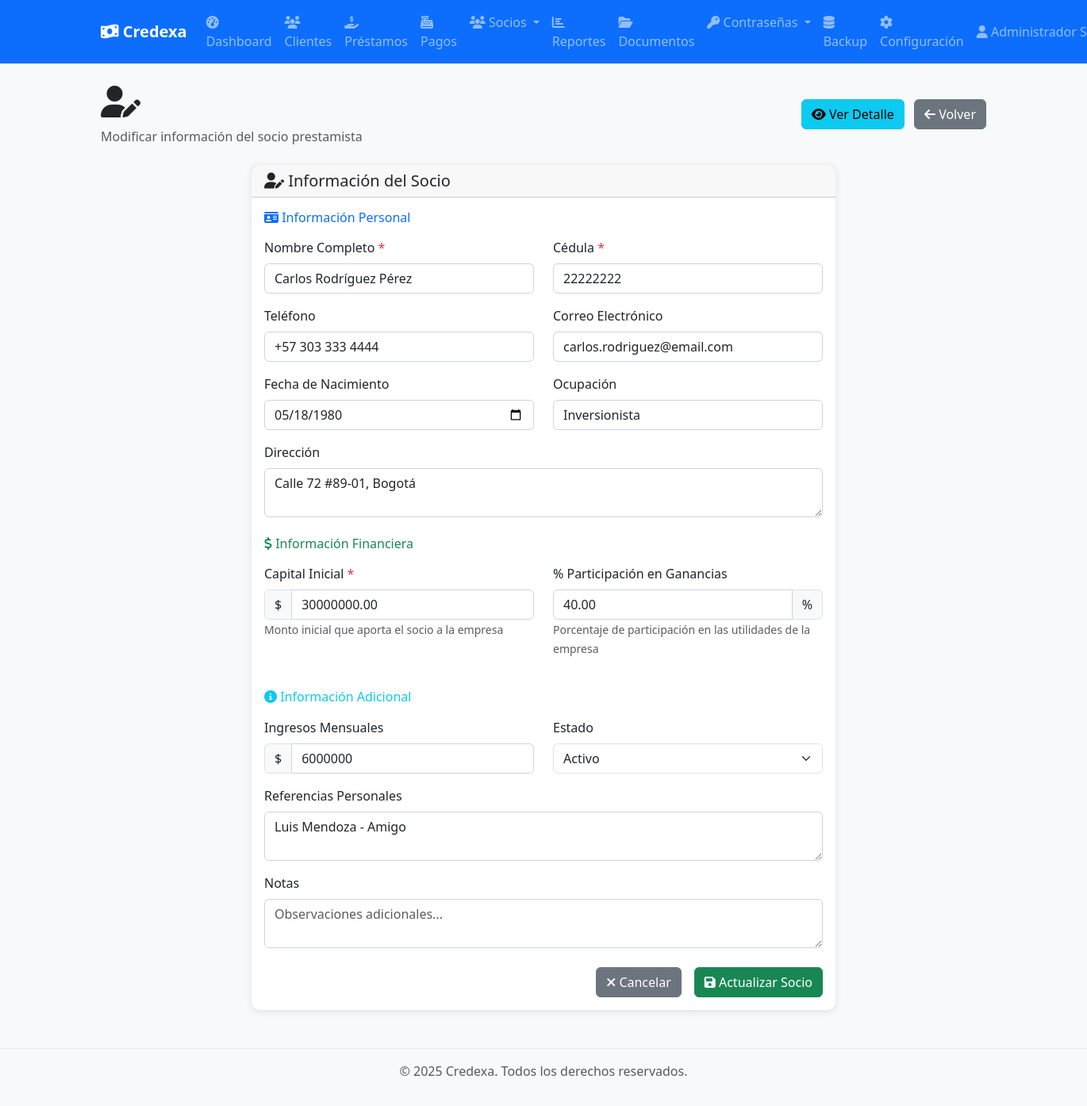
Page /api/socios/2/editar (signed in) on the committed database.
### app/models/user.py (models this page shows, shortened)
class Usuario(Base):
    __tablename__ = "usuarios"
    id = Column(Integer, primary_key=True, index=True)
    nombre_completo = Column(String, nullable=False)
    username = Column(String, unique=True, index=True, nullable=False)
    email = Column(String, unique=True, index=True, nullable=False)
    hashed_password = Column(String, nullable=False)
    rol_id = Column(Integer, ForeignKey("roles.id"), nullable=False)
    activo = Column(Boolean, default=True, nullable=False)
    ultimo_login = Column(DateTime(timezone=True), nullable=True)
    creado_en = Column(DateTime(timezone=True), server_default=func.now())
    actualizado_en = Column(DateTime(timezone=True), onupdate=func.now())
    rol = relationship("Rol", back_populates="usuarios")
    pagos_socio = relationship("PagoSocio", back_populates="usuario", cascade="all, delete-orphan")
    documentos_subidos = relationship("Documento", back_populates="usuario_subio")
    carpetas_creadas = relationship("Carpeta", back_populates="usuario_creador")
    solicitudes_password = relationship("SolicitudPassword", back_populates="usuario", cascade="all, delete-orphan", foreign_keys="SolicitudPassword.usuario_id")
    solicitudes_respondidas = relationship("SolicitudPassword", back_populates="administrador", foreign_keys="SolicitudPassword.respondido_por")

### app/models/socio.py (models this page shows, shortened)
class Socio(Base):
    __tablename__ = "socios"
    id = Column(Integer, primary_key=True, index=True)
    nombre_completo = Column(String, nullable=False, index=True)
    cedula = Column(String, unique=True, nullable=False, index=True)
    telefono = Column(String, nullable=True)
    email = Column(String, nullable=True)
    direccion = Column(Text, nullable=True)
    fecha_nacimiento = Column(DateTime, nullable=True)
    ocupacion = Column(String, nullable=True)
    ingresos_mensuales = Column(Integer, nullable=True)  # En pesos colombianos
    referencias_personales = Column(Text, nullable=True)  # JSON o texto con referencias
    activo = Column(Integer, default=1, nullable=False)  # 1=activo, 0=inactivo
    notas = Column(Text, nullable=True)
    capital_inicial = Column(Numeric(15, 2), default=0, nullable=False)  # Capital inicial aportado
    capital_actual = Column(Numeric(15, 2), default=0, nullable=False)  # Capital actual disponible
    porcentaje_participacion = Column(Numeric(5, 2), default=0, nullable=False)  # % de participación en ganancias
    creado_en = Column(DateTime(timezone=True), server_default=func.now())
    actualizado_en = Column(DateTime(timezone=True), onupdate=func.now())
    prestamos = relationship("Prestamo", back_populates="socio", cascade="all, delete-orphan")
    pagos_socio = relationship("PagoSocio", back_populates="socio", cascade="all, delete-orphan")

### app/api/socios.py (the view)
@router.get("/{socio_id}/editar", response_class=HTMLResponse)
async def pagina_editar_socio(
    socio_id: int,
    request: Request,
    db: Session = Depends(get_db),
    current_user: UsuarioModel = Depends(get_current_admin_user)
):
    socio = db.query(Socio).filter(Socio.id == socio_id).first()
    if not socio:
        raise HTTPException(status_code=404, detail="Socio no encontrado")
    return templates.TemplateResponse(
        "socios/editar.html",
        {"request": request, "user": current_user, "socio": socio}
    )

### app/templates/socios/editar.html (shortened to what this page needs)
{% extends "base.html" %}
{% block content %}
<div class="row">
    <div class="col-12">
        <div class="d-flex justify-content-between align-items-center mb-4">
            <div>
                <h1>
                    <i class="fas fa-user-edit"></i>
                </h1>
                <p class="text-muted mb-0">Modificar información del socio prestamista</p>
            </div>
            <div>
                <a href="/socios/{{ socio.id }}/detalle" class="btn btn-info me-2">
                    <i class="fas fa-eye"></i>
                    Ver Detalle
                </a>
                <a href="/socios/lista" class="btn btn-secondary">
                    <i class="fas fa-arrow-left"></i>
                    Volver
                </a>
            </div>
        </div>
    </div>
</div>
<div class="row">
    <div class="col-lg-8 mx-auto">
        <div class="card">
            <div class="card-header">
                <h5 class="mb-0">
                    <i class="fas fa-user-edit"></i>
                    Información del Socio
                </h5>
            </div>
            <div class="card-body">
                <form id="form-socio">
                    <h6 class="text-primary mb-3">
                        <i class="fas fa-id-card"></i>
                        Información Personal
                    </h6>
                    <div class="row">
                        <div class="col-md-6 mb-3">
                            <label for="nombre_completo" class="form-label">
                                Nombre Completo <span class="text-danger">*</span>
                            </label>
                            <input type="text" class="form-control" id="nombre_completo" name="nombre_completo"
                                   value="{{ socio.nombre_completo }}" required>
                        </div>
                        <div class="col-md-6 mb-3">
                            <label for="cedula" class="form-label">
                                Cédula <span class="text-danger">*</span>
                            </label>
                            <input type="text" class="form-control" id="cedula" name="cedula"
                                   value="{{ socio.cedula }}"
                                   pattern="[0-9]{5,20}" required>
                        </div>
                    </div>
                    <div class="row">
                        <div class="col-md-6 mb-3">
                            <label for="telefono" class="form-label">Teléfono</label>
                            <input type="tel" class="form-control" id="telefono" name="telefono"
                                   value="{{ socio.telefono or '' }}">
                        </div>
                        <div class="col-md-6 mb-3">
                            <label for="email" class="form-label">Correo Electrónico</label>
                            <input type="email" class="form-control" id="email" name="email"
                                   value="{{ socio.email or '' }}">
                        </div>
                    </div>
                    <div class="row">
                        <div class="col-md-6 mb-3">
                            <label for="fecha_nacimiento" class="form-label">Fecha de Nacimiento</label>
                            <input type="date" class="form-control" id="fecha_nacimiento" name="fecha_nacimiento"
                                   value="{% if socio.fecha_nacimiento %}{{ socio.fecha_nacimiento.strftime('%Y-%m-%d') }}{% endif %}">
                        </div>
                        <div class="col-md-6 mb-3">
                            <label for="ocupacion" class="form-label">Ocupación</label>
                            <input type="text" class="form-control" id="ocupacion" name="ocupacion"
                                   value="{{ socio.ocupacion or '' }}">
                        </div>
                    </div>
                    <div class="mb-3">
                        <label for="direccion" class="form-label">Dirección</label>
                        <textarea class="form-control" id="direccion" name="direccion" rows="2">{{ socio.direccion or '' }}</textarea>
                    </div>
                    <h6 class="text-success mb-3 mt-4">
                        <i class="fas fa-dollar-sign"></i>
                        Información Financiera
                    </h6>
                    <div class="row">
                        <div class="col-md-6 mb-3">
                            <label for="capital_inicial" class="form-label">
                                Capital Inicial <span class="text-danger">*</span>
                            </label>
                            <div class="input-group">
                                <span class="input-group-text">$</span>
                                <input type="number" class="form-control" id="capital_inicial"
                                       name="capital_inicial" min="0" step="1000"
                                       value="{{ socio.capital_inicial }}" required>
                            </div>
                            <small class="form-text text-muted">
                                Monto inicial que aporta el socio a la empresa
                            </small>
                        </div>
                        <div class="col-md-6 mb-3">
                            <label for="porcentaje_participacion" class="form-label">
                                % Participación en Ganancias
                            </label>
                            <div class="input-group">
                                <input type="number" class="form-control" id="porcentaje_participacion"
                                       name="porcentaje_participacion" min="0" max="100" step="0.01"
                                       value="{{ socio.porcentaje_participacion }}">
                                <span class="input-group-text">%</span>
                            </div>
                            <small class="form-text text-muted">
                                Porcentaje de participación en las utilidades de la empresa
                            </small>
                        </div>
                    </div>
                    <h6 class="text-info mb-3 mt-4">
                        <i class="fas fa-info-circle"></i>
                        Información Adicional
                    </h6>
                    <div class="row">
                        <div class="col-md-6 mb-3">
                            <label for="ingresos_mensuales" class="form-label">Ingresos Mensuales</label>
                            <div class="input-group">
                                <span class="input-group-text">$</span>
                                <input type="number" class="form-control" id="ingresos_mensuales"
                                       name="ingresos_mensuales" min="0" step="10000"
                                       value="{% if socio.ingresos_mensuales %}{{ socio.ingresos_mensuales }}{% endif %}">
                            </div>
                        </div>
                        <div class="col-md-6 mb-3">
                            <label for="activo" class="form-label">Estado</label>
                            <select class="form-select" id="activo" name="activo">
                                <option value="1" {% if socio.activo %}selected{% endif %}>Activo</option>
                            </select>
                        </div>
                    </div>
                    <div class="mb-3">
                        <label for="referencias_personales" class="form-label">Referencias Personales</label>
                        <textarea class="form-control" id="referencias_personales"
                                  name="referencias_personales" rows="2"
                                  placeholder="Nombres y teléfonos de referencias...">{{ socio.referencias_personales or '' }}</textarea>
                    </div>
                    <div class="mb-3">
                        <label for="notas" class="form-label">Notas</label>
                        <textarea class="form-control" id="notas" name="notas" rows="2"
                                  placeholder="Observaciones adicionales...">{{ socio.notas or '' }}</textarea>
                    </div>
                    <div class="d-grid gap-2 d-md-flex justify-content-md-end mt-4">
                        <a href="/socios/{{ socio.id }}/detalle" class="btn btn-secondary me-md-2">
                            <i class="fas fa-times"></i>
                            Cancelar
                        </a>
                        <button type="submit" class="btn btn-success">
                            <i class="fas fa-save"></i>
                            Actualizar Socio
                        </button>
                    </div>
                </form>
            </div>
        </div>
    </div>
</div>
{% endblock %}

### app/templates/base.html (shortened to what this page needs)
<!DOCTYPE html>
<html lang="es">
<head>
    <link href="https://cdn.jsdelivr.net/npm/bootstrap@5.3.0/dist/css/bootstrap.min.css" rel="stylesheet">
    <link rel="stylesheet" href="https://cdnjs.cloudflare.com/ajax/libs/font-awesome/6.4.0/css/all.min.css">
    <link href="/static/css/style.css" rel="stylesheet">
</head>
<body>
    <nav class="navbar navbar-expand-lg navbar-dark bg-primary">
        <div class="container">
            <a class="navbar-brand" href="/">
                <i class="fas fa-money-bill-wave"></i>
                Credexa
            </a>
            {% if user %}
            <div class="collapse navbar-collapse" id="navbarNav">
                <ul class="navbar-nav me-auto">
                    <li class="nav-item">
                        <a class="nav-link" href="/dashboard">
                            <i class="fas fa-tachometer-alt"></i> Dashboard
                        </a>
                    </li>
                    <li class="nav-item">
                        <a class="nav-link" href="/clientes">
                            <i class="fas fa-users"></i> Clientes
                        </a>
                    </li>
                    <li class="nav-item">
                        <a class="nav-link" href="/prestamos">
                            <i class="fas fa-hand-holding-usd"></i> Préstamos
                        </a>
                    </li>
                    <li class="nav-item">
                        <a class="nav-link" href="/pagos">
                            <i class="fas fa-cash-register"></i> Pagos
                        </a>
                    </li>
                    <li class="nav-item dropdown">
                        <a class="nav-link dropdown-toggle" href="#" id="sociosDropdown" role="button" data-bs-toggle="dropdown">
                            <i class="fas fa-users"></i> Socios
                        </a>
                    </li>
                    <li class="nav-item">
                        <a class="nav-link" href="/reportes">
                            <i class="fas fa-chart-bar"></i> Reportes
                        </a>
                    </li>
                    <li class="nav-item">
                        <a class="nav-link" href="/documentos">
                            <i class="fas fa-folder-open"></i> Documentos
                        </a>
                    </li>
                    <li class="nav-item dropdown">
                        <a class="nav-link dropdown-toggle" href="#" id="passwordDropdown" role="button" data-bs-toggle="dropdown">
                            <i class="fas fa-key"></i> Contraseñas
                        </a>
                    </li>
                    {% if user.is_admin %}
                    <li class="nav-item">
                        <a class="nav-link" href="/backup">
                            <i class="fas fa-database"></i> Backup
                        </a>
                    </li>
                    <li class="nav-item">
                        <a class="nav-link" href="/configuracion">
                            <i class="fas fa-cog"></i> Configuración
                        </a>
                    </li>
                    {% endif %}
                </ul>
                <ul class="navbar-nav">
                    <li class="nav-item dropdown">
                        <a class="nav-link dropdown-toggle" href="#" id="userDropdown" role="button" data-bs-toggle="dropdown">
                            <i class="fas fa-user"></i> {{ user.nombre_completo }}
                        </a>
                    </li>
                </ul>
            </div>
            {% endif %}
        </div>
    </nav>
    <main class="{% block main_class %}container mt-4{% endblock %}">
        {% block content %}{% endblock %}
    </main>
    <footer class="bg-light text-center text-muted py-3 mt-5">
        <div class="container">
            <p>&copy; 2025 Credexa. Todos los derechos reservados.</p>
        </div>
    </footer>
</body>
</html>

### rows in the picture
Usuario: nombre_completo "Administrador…"
Socio: nombre_completo "Carlos Rodríguez Pérez", cedula "22222222", telefono "+57 303 333 4444", email "carlos.rodriguez@email.com", fecha_nacimiento "05/18/1980", ocupacion "Inversionista", direccion "Calle 72 #89-01, Bogotá", capital_inicial "30000000.00", porcentaje_participacion "40.00", ingresos_mensuales "6000000", activo "Activo", referencias_personales "Luis Mendoza - Amigo"
